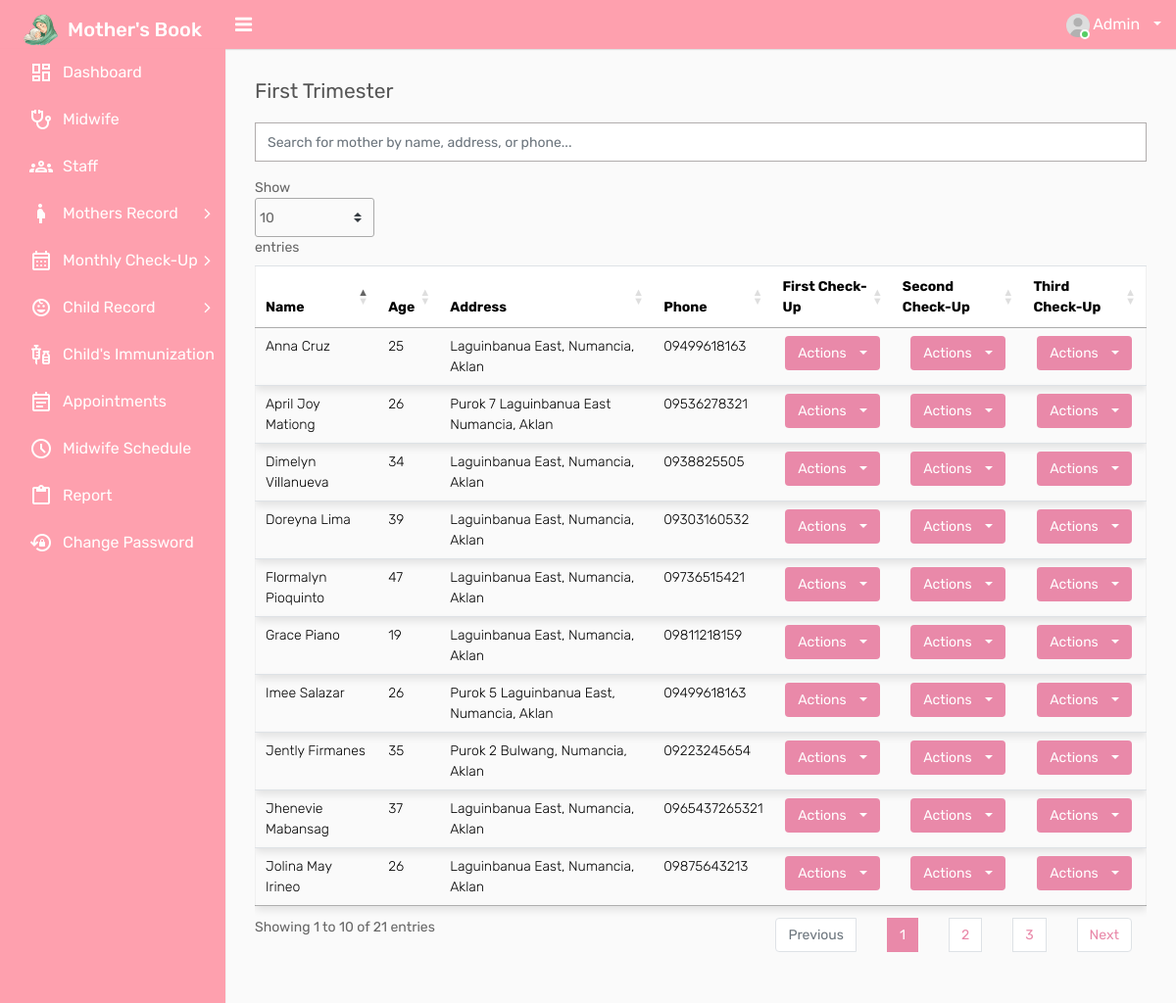
Screenshot of /login/system/head-first-trimester.php (signed in) with the database file from the repository.
### tables this page shows
CREATE TABLE `tbl_patients` (
  `id` int(11) NOT NULL,
  `m_first_name` varchar(250) DEFAULT NULL,
  `m_middle_name` varchar(250) DEFAULT NULL,
  `m_last_name` varchar(250) DEFAULT NULL,
  `m_phone` varchar(20) DEFAULT NULL,
  `m_landline` varchar(30) DEFAULT NULL,
  `m_dob` varchar(250) DEFAULT NULL,
  `m_type_blood` varchar(20) DEFAULT NULL,
  `m_occupation` varchar(250) DEFAULT NULL,
  `m_number` varchar(250) DEFAULT NULL,
  `dofcu` varchar(250) DEFAULT NULL,
  `m_age` varchar(10) DEFAULT NULL,
  `m_weight` varchar(20) NOT NULL,
  `m_height` varchar(20) DEFAULT NULL,
  `m_bmi` varchar(20) DEFAULT NULL,
  `m_dolp` varchar(250) DEFAULT NULL,
  `m_edod` varchar(250) DEFAULT NULL,
  `f_first_name` varchar(250) DEFAULT NULL,
  `f_middle_name` varchar(250) DEFAULT NULL,
  `f_last_name` varchar(250) DEFAULT NULL,
  `f_phone` varchar(20) DEFAULT NULL,
  `f_landline` varchar(30) DEFAULT NULL,
  `f_dob` varchar(250) DEFAULT NULL,
  `f_type_blood` varchar(20) DEFAULT NULL,
  `f_occupation` varchar(250) DEFAULT NULL,
  `children1` varchar(250) DEFAULT NULL,
  `children2` varchar(250) DEFAULT NULL,
  `children3` varchar(250) DEFAULT NULL,
  `dob1` varchar(250) DEFAULT NULL,
  `dob2` varchar(250) DEFAULT NULL,
  `dob3` varchar(250) DEFAULT NULL,
  `addr` varchar(250) DEFAULT NULL,
  `g_name` varchar(250) DEFAULT NULL,
  `g_rel` varchar(250) DEFAULT NULL,
  `g_phone` varchar(20) DEFAULT NULL,
  `g_dob` varchar(250) DEFAULT NULL,
  `patient_type` varchar(200) DEFAULT NULL,
  `stat` int(250) NOT NULL COMMENT '1=Active, 0=Inactive',
  `created_at` timestamp NOT NULL DEFAULT current_timestamp() ON UPDATE current_timestamp(),
  `m_pic` varchar(255) NOT NULL
);

### login/system/head-first-trimester.php (the view, shortened to what this page needs)
<?php
include('header.php');
include('includes/connection.php');
?>
<div class="page-wrapper">
    <div class="content">
        <div class="row">
            <div class="col-sm-4 col-3">
                <h4 class="page-title">First Trimester</h4>
            </div>
        </div>
        <div class="row">
            <div class="col-sm-12 col-12">
                <input type="text" id="searchBar" class="form-control" placeholder="Search for mother by name, address, or phone..." onkeyup="searchTable()">
            </div>
        </div>
        <div class="table-responsive mt-3">
            <table id="patientsTable" class="datatable table table-stripped">
                <thead>
                    <tr>
                        <th>Name</th>
                        <th>Age</th>
                        <th>Address</th>
                        <th>Phone</th>
                        <th>First Check-Up</th>
                        <th>Second Check-Up</th>
                        <th>Third Check-Up</th>
                    </tr>
                </thead>
                <tbody>
                    <?php
                    $fetch_query = mysqli_query($connection, "
                    SELECT p.*, t.first_number
                    FROM tbl_patients p
                    LEFT JOIN tbl_first_trimester t ON p.m_number = t.first_m_number
                ");
                    while ($row = mysqli_fetch_assoc($fetch_query)) {
                        $dob = $row['m_dob'];
                        $date = str_replace('/', '-', $dob);
                        $dob = date('Y-m-d', strtotime($date));
                        $year = (date('Y') - date('Y', strtotime($dob)));
                    ?>
                        <tr>
                            <td><?php echo $row['m_first_name'] . " " . $row['m_last_name']; ?></td>
                            <td><?php echo $year;  ?></td>
                            <td><?php echo $row['addr']; ?></td>
                            <td><?php echo $row['m_phone']; ?></td>
                            <td class="text-center">
                                <div class="dropdown">
                                    <button class="btn btn-primary dropdown-toggle" type="button" id="dropdownFirstCheckup" data-toggle="dropdown" aria-haspopup="true" aria-expanded="false">
                                        Actions
                                    </button>
                                </div>
                            </td>
                            <td class="text-center">
                            <div class="dropdown">
                                    <button class="btn btn-primary dropdown-toggle" type="button" id="dropdownFirstCheckup" data-toggle="dropdown" aria-haspopup="true" aria-expanded="false">
                                        Actions
                                    </button>
                                </div>
                            </td>
                            <td class="text-center">
                                <div class="dropdown">
                                    <button class="btn btn-primary dropdown-toggle" type="button" id="dropdownThirdCheckup" data-toggle="dropdown" aria-haspopup="true" aria-expanded="false">
                                        Actions
                                    </button>
                                </div>
                            </td>
                        </tr>
                    <?php } ?>
                </tbody>
            </table>
        </div>
    </div>
</div>
<?php include('footer.php'); ?>

### rows the page displays
tbl_patients: m_first_name "April Joy", m_last_name "Mationg", m_dob "26", addr "Purok 7 Laguinbanua East Numancia, Aklan", m_phone "09536278321"
tbl_patients: m_first_name "Anna", m_last_name "Cruz", m_dob "25", addr "Laguinbanua East, Numancia, Aklan", m_phone "09499618163"
tbl_patients: m_first_name "Jolina May", m_last_name "Irineo", m_dob "26", addr "Laguinbanua East, Numancia, Aklan", m_phone "09875643213"
tbl_patients: m_first_name "Flormalyn", m_last_name "Pioquinto", m_dob "47", addr "Laguinbanua East, Numancia, Aklan", m_phone "09736515421"
tbl_patients: m_first_name "Grace", m_last_name "Piano", m_dob "19", addr "Laguinbanua East, Numancia, Aklan", m_phone "09811218159"
tbl_patients: m_first_name "Doreyna", m_last_name "Lima", m_dob "39", addr "Laguinbanua East, Numancia, Aklan", m_phone "09303160532"
tbl_patients: m_first_name "Jently", m_last_name "Firmanes", m_dob "35", addr "Purok 2 Bulwang, Numancia, Aklan", m_phone "09223245654"
tbl_patients: m_first_name "Jhenevie", m_last_name "Mabansag", m_dob "37", addr "Laguinbanua East, Numancia, Aklan", m_phone "0965437265321"
tbl_patients: m_first_name "Imee", m_last_name "Salazar", m_dob "26", addr "Purok 5 Laguinbanua East, Numancia, Aklan", m_phone "09499618163"
tbl_patients: m_first_name "Dimelyn", m_last_name "Villanueva", m_dob "34", addr "Laguinbanua East, Numancia, Aklan", m_phone "0938825505"
